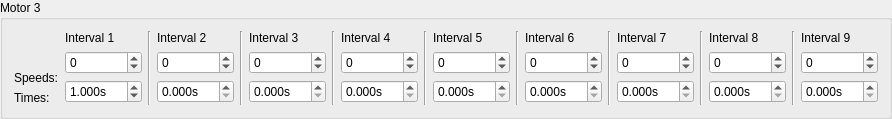
         <widget class="QGroupBox" name="grpBxMotor3Params">
          <property name="sizePolicy">
           <sizepolicy hsizetype="Fixed" vsizetype="Fixed">
            <horstretch>0</horstretch>
            <verstretch>0</verstretch>
           </sizepolicy>
          </property>
          <property name="minimumSize">
           <size>
            <width>875</width>
            <height>100</height>
           </size>
          </property>
          <property name="font">
           <font>
            <pointsize>9</pointsize>
           </font>
          </property>
          <property name="title">
           <string>Motor 3</string>
          </property>
          <layout class="QHBoxLayout" name="horizontalLayout_3">
           <item>
            <layout class="QVBoxLayout" name="verticalLayout_26">
             <item>
              <spacer name="verticalSpacer_4">
               <property name="orientation">
                <enum>Qt::Vertical</enum>
               </property>
               <property name="sizeHint" stdset="0">
                <size>
                 <width>20</width>
                 <height>40</height>
                </size>
               </property>
              </spacer>
             </item>
             <item>
              <layout class="QVBoxLayout" name="verticalLayout_27">
               <item>
                <widget class="QLabel" name="lblSpeedsMotor3">
                 <property name="text">
                  <string>Speeds:</string>
                 </property>
                 <property name="margin">
                  <number>2</number>
                 </property>
                </widget>
               </item>
               <item>
                <widget class="QLabel" name="lblIntervalLengthsMotor3">
                 <property name="text">
                  <string>Times:</string>
                 </property>
                 <property name="margin">
                  <number>4</number>
                 </property>
                </widget>
               </item>
              </layout>
             </item>
            </layout>
           </item>
           <item>
            <layout class="QVBoxLayout" name="verticalLayout_28">
             <item>
              <widget class="QLabel" name="lblMotor3Interval1">
               <property name="sizePolicy">
                <sizepolicy hsizetype="Fixed" vsizetype="Fixed">
                 <horstretch>0</horstretch>
                 <verstretch>0</verstretch>
                </sizepolicy>
               </property>
               <property name="minimumSize">
                <size>
                 <width>65</width>
                 <height>10</height>
                </size>
               </property>
               <property name="text">
                <string>Interval 1</string>
               </property>
              </widget>
             </item>
             <item>
              <widget class="QSpinBox" name="spnbxMotor3Speed1">
               <property name="sizePolicy">
                <sizepolicy hsizetype="MinimumExpanding" vsizetype="Fixed">
                 <horstretch>0</horstretch>
                 <verstretch>0</verstretch>
                </sizepolicy>
               </property>
               <property name="minimumSize">
                <size>
                 <width>65</width>
                 <height>20</height>
                </size>
               </property>
               <property name="toolTip">
                <string>Speed of motor</string>
               </property>
               <property name="minimum">
                <number>-3200</number>
               </property>
               <property name="maximum">
                <number>3200</number>
               </property>
              </widget>
             </item>
             <item>
              <widget class="QDoubleSpinBox" name="dblspnbxMotor3Interval1">
               <property name="sizePolicy">
                <sizepolicy hsizetype="MinimumExpanding" vsizetype="Fixed">
                 <horstretch>0</horstretch>
                 <verstretch>0</verstretch>
                </sizepolicy>
               </property>
               <property name="minimumSize">
                <size>
                 <width>65</width>
                 <height>20</height>
                </size>
               </property>
               <property name="toolTip">
                <string>Time of interval</string>
               </property>
               <property name="suffix">
                <string>s</string>
               </property>
               <property name="decimals">
                <number>3</number>
               </property>
               <property name="maximum">
                <double>300.000000000000000</double>
               </property>
               <property name="value">
                <double>1.000000000000000</double>
               </property>
              </widget>
             </item>
            </layout>
           </item>
           <item>
            <widget class="Line" name="line_19">
             <property name="orientation">
              <enum>Qt::Vertical</enum>
             </property>
            </widget>
           </item>
           <item>
            <layout class="QVBoxLayout" name="verticalLayout_29">
             <item>
              <widget class="QLabel" name="lblMotor3Interval2">
               <property name="sizePolicy">
                <sizepolicy hsizetype="Fixed" vsizetype="Fixed">
                 <horstretch>0</horstretch>
                 <verstretch>0</verstretch>
                </sizepolicy>
               </property>
               <property name="minimumSize">
                <size>
                 <width>65</width>
                 <height>10</height>
                </size>
               </property>
               <property name="text">
                <string>Interval 2</string>
               </property>
              </widget>
             </item>
             <item>
              <widget class="QSpinBox" name="spnbxMotor3Speed2">
               <property name="sizePolicy">
                <sizepolicy hsizetype="MinimumExpanding" vsizetype="Fixed">
                 <horstretch>0</horstretch>
                 <verstretch>0</verstretch>
                </sizepolicy>
               </property>
               <property name="minimumSize">
                <size>
                 <width>65</width>
                 <height>20</height>
                </size>
               </property>
               <property name="toolTip">
                <string>Speed of motor</string>
               </property>
               <property name="minimum">
                <number>-3200</number>
               </property>
               <property name="maximum">
                <number>3200</number>
               </property>
              </widget>
             </item>
             <item>
              <widget class="QDoubleSpinBox" name="dblspnbxMotor3Interval2">
               <property name="sizePolicy">
                <sizepolicy hsizetype="MinimumExpanding" vsizetype="Fixed">
                 <horstretch>0</horstretch>
                 <verstretch>0</verstretch>
                </sizepolicy>
               </property>
               <property name="minimumSize">
                <size>
                 <width>65</width>
                 <height>20</height>
                </size>
               </property>
               <property name="toolTip">
                <string>Time of interval</string>
               </property>
               <property name="suffix">
                <string>s</string>
               </property>
               <property name="decimals">
                <number>3</number>
               </property>
               <property name="maximum">
                <double>300.000000000000000</double>
               </property>
              </widget>
             </item>
            </layout>
           </item>
           <item>
            <widget class="Line" name="line_20">
             <property name="orientation">
              <enum>Qt::Vertical</enum>
             </property>
            </widget>
           </item>
           <item>
            <layout class="QVBoxLayout" name="verticalLayout_30">
             <item>
              <widget class="QLabel" name="lblMotor3Interval3">
               <property name="sizePolicy">
                <sizepolicy hsizetype="Fixed" vsizetype="Fixed">
                 <horstretch>0</horstretch>
                 <verstretch>0</verstretch>
                </sizepolicy>
               </property>
               <property name="minimumSize">
                <size>
                 <width>65</width>
                 <height>10</height>
                </size>
               </property>
               <property name="text">
                <string>Interval 3</string>
               </property>
              </widget>
             </item>
             <item>
              <widget class="QSpinBox" name="spnbxMotor3Speed3">
               <property name="sizePolicy">
                <sizepolicy hsizetype="MinimumExpanding" vsizetype="Fixed">
                 <horstretch>0</horstretch>
                 <verstretch>0</verstretch>
                </sizepolicy>
               </property>
               <property name="minimumSize">
                <size>
                 <width>65</width>
                 <height>20</height>
                </size>
               </property>
               <property name="toolTip">
                <string>Speed of motor</string>
               </property>
               <property name="minimum">
                <number>-3200</number>
               </property>
               <property name="maximum">
                <number>3200</number>
               </property>
              </widget>
             </item>
             <item>
              <widget class="QDoubleSpinBox" name="dblspnbxMotor3Interval3">
               <property name="sizePolicy">
                <sizepolicy hsizetype="MinimumExpanding" vsizetype="Fixed">
                 <horstretch>0</horstretch>
                 <verstretch>0</verstretch>
                </sizepolicy>
               </property>
               <property name="minimumSize">
                <size>
                 <width>65</width>
                 <height>20</height>
                </size>
               </property>
               <property name="toolTip">
                <string>Time of interval</string>
               </property>
               <property name="suffix">
                <string>s</string>
               </property>
               <property name="decimals">
                <number>3</number>
               </property>
               <property name="maximum">
                <double>300.000000000000000</double>
               </property>
              </widget>
             </item>
            </layout>
           </item>
           <item>
            <widget class="Line" name="line_21">
             <property name="orientation">
              <enum>Qt::Vertical</enum>
             </property>
            </widget>
           </item>
           <item>
            <layout class="QVBoxLayout" name="verticalLayout_31">
             <item>
              <widget class="QLabel" name="lblMotor3Interval4">
               <property name="sizePolicy">
                <sizepolicy hsizetype="Fixed" vsizetype="Fixed">
                 <horstretch>0</horstretch>
                 <verstretch>0</verstretch>
                </sizepolicy>
               </property>
               <property name="minimumSize">
                <size>
                 <width>65</width>
                 <height>10</height>
                </size>
               </property>
               <property name="text">
                <string>Interval 4</string>
               </property>
              </widget>
             </item>
             <item>
              <widget class="QSpinBox" name="spnbxMotor3Speed4">
               <property name="sizePolicy">
                <sizepolicy hsizetype="MinimumExpanding" vsizetype="Fixed">
                 <horstretch>0</horstretch>
                 <verstretch>0</verstretch>
                </sizepolicy>
               </property>
               <property name="minimumSize">
                <size>
                 <width>65</width>
                 <height>20</height>
                </size>
               </property>
               <property name="toolTip">
                <string>Speed of motor</string>
               </property>
               <property name="minimum">
                <number>-3200</number>
               </property>
               <property name="maximum">
                <number>3200</number>
               </property>
              </widget>
             </item>
             <item>
              <widget class="QDoubleSpinBox" name="dblspnbxMotor3Interval4">
               <property name="sizePolicy">
                <sizepolicy hsizetype="MinimumExpanding" vsizetype="Fixed">
                 <horstretch>0</horstretch>
                 <verstretch>0</verstretch>
                </sizepolicy>
               </property>
               <property name="minimumSize">
                <size>
                 <width>65</width>
                 <height>20</height>
                </size>
               </property>
               <property name="toolTip">
                <string>Time of interval</string>
               </property>
               <property name="suffix">
                <string>s</string>
               </property>
               <property name="decimals">
                <number>3</number>
               </property>
               <property name="maximum">
                <double>300.000000000000000</double>
               </property>
              </widget>
             </item>
            </layout>
           </item>
           <item>
            <widget class="Line" name="line_22">
             <property name="orientation">
              <enum>Qt::Vertical</enum>
             </property>
            </widget>
           </item>
           <item>
            <layout class="QVBoxLayout" name="verticalLayout_32">
             <item>
              <widget class="QLabel" name="lblMotor3Interval5">
               <property name="sizePolicy">
                <sizepolicy hsizetype="Fixed" vsizetype="Fixed">
                 <horstretch>0</horstretch>
                 <verstretch>0</verstretch>
                </sizepolicy>
               </property>
               <property name="minimumSize">
                <size>
                 <width>65</width>
                 <height>10</height>
                </size>
               </property>
               <property name="text">
                <string>Interval 5</string>
               </property>
              </widget>
             </item>
             <item>
              <widget class="QSpinBox" name="spnbxMotor3Speed5">
               <property name="sizePolicy">
                <sizepolicy hsizetype="MinimumExpanding" vsizetype="Fixed">
                 <horstretch>0</horstretch>
                 <verstretch>0</verstretch>
                </sizepolicy>
               </property>
               <property name="minimumSize">
                <size>
                 <width>65</width>
                 <height>20</height>
                </size>
               </property>
               <property name="toolTip">
                <string>Speed of motor</string>
               </property>
               <property name="minimum">
                <number>-3200</number>
               </property>
               <property name="maximum">
                <number>3200</number>
               </property>
              </widget>
             </item>
             <item>
              <widget class="QDoubleSpinBox" name="dblspnbxMotor3Interval5">
               <property name="sizePolicy">
                <sizepolicy hsizetype="MinimumExpanding" vsizetype="Fixed">
                 <horstretch>0</horstretch>
                 <verstretch>0</verstretch>
                </sizepolicy>
               </property>
               <property name="minimumSize">
                <size>
                 <width>65</width>
                 <height>20</height>
                </size>
               </property>
               <property name="toolTip">
                <string>Time of interval</string>
               </property>
               <property name="suffix">
                <string>s</string>
               </property>
               <property name="decimals">
                <number>3</number>
               </property>
               <property name="maximum">
                <double>300.000000000000000</double>
               </property>
              </widget>
             </item>
            </layout>
           </item>
           <item>
            <widget class="Line" name="line_23">
             <property name="orientation">
              <enum>Qt::Vertical</enum>
             </property>
            </widget>
           </item>
           <item>
            <layout class="QVBoxLayout" name="verticalLayout_33">
             <item>
              <widget class="QLabel" name="lblMotor3Interval6">
               <property name="sizePolicy">
                <sizepolicy hsizetype="Fixed" vsizetype="Fixed">
                 <horstretch>0</horstretch>
                 <verstretch>0</verstretch>
                </sizepolicy>
               </property>
               <property name="minimumSize">
                <size>
                 <width>65</width>
                 <height>10</height>
                </size>
               </property>
               <property name="text">
                <string>Interval 6</string>
               </property>
              </widget>
             </item>
             <item>
              <widget class="QSpinBox" name="spnbxMotor3Speed6">
               <property name="sizePolicy">
                <sizepolicy hsizetype="MinimumExpanding" vsizetype="Fixed">
                 <horstretch>0</horstretch>
                 <verstretch>0</verstretch>
                </sizepolicy>
               </property>
               <property name="minimumSize">
                <size>
                 <width>65</width>
                 <height>20</height>
                </size>
               </property>
               <property name="toolTip">
                <string>Speed of motor</string>
               </property>
               <property name="minimum">
                <number>-3200</number>
               </property>
               <property name="maximum">
                <number>3200</number>
               </property>
              </widget>
             </item>
             <item>
              <widget class="QDoubleSpinBox" name="dblspnbxMotor3Interval6">
               <property name="sizePolicy">
                <sizepolicy hsizetype="MinimumExpanding" vsizetype="Fixed">
                 <horstretch>0</horstretch>
                 <verstretch>0</verstretch>
                </sizepolicy>
               </property>
               <property name="minimumSize">
                <size>
                 <width>65</width>
                 <height>20</height>
                </size>
               </property>
               <property name="toolTip">
                <string>Time of interval</string>
               </property>
               <property name="suffix">
                <string>s</string>
               </property>
               <property name="decimals">
                <number>3</number>
               </property>
               <property name="maximum">
                <double>300.000000000000000</double>
               </property>
              </widget>
             </item>
            </layout>
           </item>
           <item>
            <widget class="Line" name="line_24">
             <property name="orientation">
              <enum>Qt::Vertical</enum>
             </property>
            </widget>
           </item>
           <item>
            <layout class="QVBoxLayout" name="verticalLayout_34">
             <item>
              <widget class="QLabel" name="lblMotor3Interval7">
               <property name="sizePolicy">
                <sizepolicy hsizetype="Fixed" vsizetype="Fixed">
                 <horstretch>0</horstretch>
                 <verstretch>0</verstretch>
                </sizepolicy>
               </property>
               <property name="minimumSize">
                <size>
                 <width>65</width>
                 <height>10</height>
                </size>
               </property>
               <property name="text">
                <string>Interval 7</string>
               </property>
              </widget>
             </item>
             <item>
              <widget class="QSpinBox" name="spnbxMotor3Speed7">
               <property name="sizePolicy">
                <sizepolicy hsizetype="MinimumExpanding" vsizetype="Fixed">
                 <horstretch>0</horstretch>
                 <verstretch>0</verstretch>
                </sizepolicy>
               </property>
               <property name="minimumSize">
                <size>
                 <width>65</width>
                 <height>20</height>
                </size>
               </property>
               <property name="toolTip">
                <string>Speed of motor</string>
               </property>
               <property name="minimum">
                <number>-3200</number>
               </property>
               <property name="maximum">
                <number>3200</number>
               </property>
              </widget>
             </item>
             <item>
              <widget class="QDoubleSpinBox" name="dblspnbxMotor3Interval7">
               <property name="sizePolicy">
                <sizepolicy hsizetype="MinimumExpanding" vsizetype="Fixed">
                 <horstretch>0</horstretch>
                 <verstretch>0</verstretch>
                </sizepolicy>
               </property>
               <property name="minimumSize">
                <size>
                 <width>65</width>
                 <height>20</height>
                </size>
               </property>
               <property name="toolTip">
                <string>Time of interval</string>
               </property>
               <property name="suffix">
                <string>s</string>
               </property>
               <property name="decimals">
                <number>3</number>
               </property>
               <property name="maximum">
                <double>300.000000000000000</double>
               </property>
              </widget>
             </item>
            </layout>
           </item>
           <item>
            <widget class="Line" name="line_25">
             <property name="orientation">
              <enum>Qt::Vertical</enum>
             </property>
            </widget>
           </item>
           <item>
            <layout class="QVBoxLayout" name="verticalLayout_35">
             <item>
              <widget class="QLabel" name="lblMotor3Interval8">
               <property name="sizePolicy">
                <sizepolicy hsizetype="Fixed" vsizetype="Fixed">
                 <horstretch>0</horstretch>
                 <verstretch>0</verstretch>
                </sizepolicy>
               </property>
               <property name="minimumSize">
                <size>
                 <width>65</width>
                 <height>10</height>
                </size>
               </property>
               <property name="text">
                <string>Interval 8</string>
               </property>
              </widget>
             </item>
             <item>
              <widget class="QSpinBox" name="spnbxMotor3Speed8">
               <property name="sizePolicy">
                <sizepolicy hsizetype="MinimumExpanding" vsizetype="Fixed">
                 <horstretch>0</horstretch>
                 <verstretch>0</verstretch>
                </sizepolicy>
               </property>
               <property name="minimumSize">
                <size>
                 <width>65</width>
                 <height>20</height>
                </size>
               </property>
               <property name="toolTip">
                <string>Speed of motor</string>
               </property>
               <property name="minimum">
                <number>-3200</number>
               </property>
               <property name="maximum">
                <number>3200</number>
               </property>
              </widget>
             </item>
             <item>
              <widget class="QDoubleSpinBox" name="dblspnbxMotor3Interval8">
               <property name="sizePolicy">
                <sizepolicy hsizetype="MinimumExpanding" vsizetype="Fixed">
                 <horstretch>0</horstretch>
                 <verstretch>0</verstretch>
                </sizepolicy>
               </property>
               <property name="minimumSize">
                <size>
                 <width>65</width>
                 <height>20</height>
                </size>
               </property>
               <property name="toolTip">
                <string>Time of interval</string>
               </property>
               <property name="suffix">
                <string>s</string>
               </property>
               <property name="decimals">
                <number>3</number>
               </property>
               <property name="maximum">
                <double>300.000000000000000</double>
               </property>
              </widget>
             </item>
            </layout>
           </item>
           <item>
            <widget class="Line" name="line_26">
             <property name="orientation">
              <enum>Qt::Vertical</enum>
             </property>
            </widget>
           </item>
           <item>
            <layout class="QVBoxLayout" name="verticalLayout_36">
             <item>
              <widget class="QLabel" name="lblMotor3Interval9">
               <property name="sizePolicy">
                <sizepolicy hsizetype="Fixed" vsizetype="Fixed">
                 <horstretch>0</horstretch>
                 <verstretch>0</verstretch>
                </sizepolicy>
               </property>
               <property name="minimumSize">
                <size>
                 <width>65</width>
                 <height>10</height>
                </size>
               </property>
               <property name="text">
                <string>Interval 9</string>
               </property>
              </widget>
             </item>
             <item>
              <widget class="QSpinBox" name="spnbxMotor3Speed9">
               <property name="sizePolicy">
                <sizepolicy hsizetype="MinimumExpanding" vsizetype="Fixed">
                 <horstretch>0</horstretch>
                 <verstretch>0</verstretch>
                </sizepolicy>
               </property>
               <property name="minimumSize">
                <size>
                 <width>65</width>
                 <height>20</height>
                </size>
               </property>
               <property name="toolTip">
                <string>Speed of motor</string>
               </property>
               <property name="minimum">
                <number>-3200</number>
               </property>
               <property name="maximum">
                <number>3200</number>
               </property>
              </widget>
             </item>
             <item>
              <widget class="QDoubleSpinBox" name="dblspnbxMotor3Interval9">
               <property name="sizePolicy">
                <sizepolicy hsizetype="MinimumExpanding" vsizetype="Fixed">
                 <horstretch>0</horstretch>
                 <verstretch>0</verstretch>
                </sizepolicy>
               </property>
               <property name="minimumSize">
                <size>
                 <width>65</width>
                 <height>20</height>
                </size>
               </property>
               <property name="toolTip">
                <string>Time of interval</string>
               </property>
               <property name="suffix">
                <string>s</string>
               </property>
               <property name="decimals">
                <number>3</number>
               </property>
               <property name="maximum">
                <double>300.000000000000000</double>
               </property>
              </widget>
             </item>
            </layout>
           </item>
          </layout>
         </widget>
